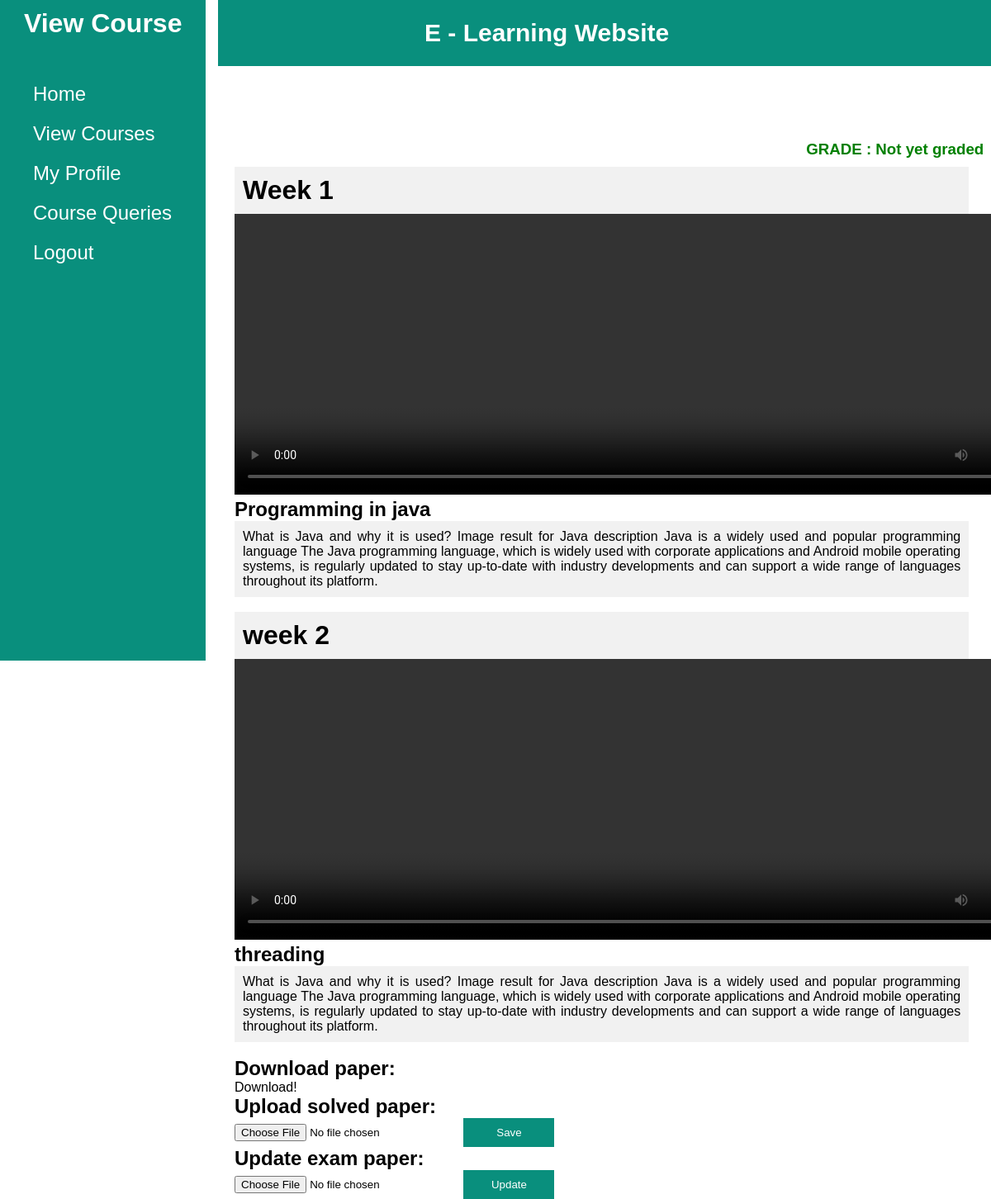
Screenshot of /studentviewcourse.php?courseid=2 with the database file from the repository.
### tables this page shows
CREATE TABLE `course_modules` (
  `module_id` int(50) NOT NULL,
  `module_week` varchar(50) NOT NULL,
  `module_video` varchar(200) NOT NULL,
  `module_name` varchar(50) NOT NULL,
  `module_description` varchar(5000) NOT NULL,
  `courseid` int(50) NOT NULL
);

### studentviewcourse.php (the view, shortened to what this page needs)
<?php
    include('db.php');
 ?>
<!DOCTYPE html>
<html lang="en">
<head>
    <link rel="stylesheet"  href="./css/checkCourse.css">
</head>
<div class="side-bar">
  <div class="logo-name">
      <h1>View Course</h1>
  </div>
  <ul>
            <li><a href="./Student Dashboard.php">Home</a></li>
            <li><a href="./studentregisteredcourses.php">View Courses</a></li>
            <li><a href="./Student Profile.php">My Profile</a></li>
            <li><a href="./studentchat.php?Queriesid=<?php echo $_GET['courseid']?>">Course Queries</a></li>
            <li><a href="./logout.php">Logout</a></li>
  </ul>
</div>
<div class="container">
  <div class="header">
    <h5>E - Learning Website</h5>
      <div class="user">
      </div>
  </div>
  <div class="content">
  <?php
       $sql3 =" SELECT `grade` FROM `student_attempt_exam` WHERE courseid = ".$_GET['courseid']." && studentid = '".$_SESSION['id']."' ";
            $result = $conn->query($sql3);
            $row = $result->fetch_assoc() ;
            if($row == false){
                echo "<h3> GRADE : Not yet graded </h3>" ;
            }else
            {
              echo "<h3> GRADE :  '" .$row['grade'] ."'</h3>" ;
            }
          ?>
<?php
               $sql=" SELECT  `module_week`, `module_video`, `module_name`, `module_description`, `courseid` FROM `course_modules` WHERE courseid='".$_GET['courseid']."' ";
                $result = $conn->query($sql);
               if($result->num_rows > 0){
            while($row = $result->fetch_assoc()) {
         ?>
          <h1><?php echo $row['module_week'] ?></h1>
          <video src="<?php echo $row['module_video'] ?>" width="1000" height="340" controls>
           </video>
           <h2>
             <?php echo $row['module_name'] ?>
           </h2>
           <p>
              <?php echo $row['module_description']?>
           </p>
         <br>
            <?php
                }
               }
             ?>
     <div id="down">
        <h2>Download paper: </h2>
        <?php
             $sql1= "SELECT  `examfile` FROM `teacheruploadexam` WHERE course_id ='".$_GET['courseid']."' " ;
             $result=$conn->query($sql1);
              if($result->num_rows > 0){
               $row = $result->fetch_assoc() ;
                ?>
               <a id="download" name="download" href="<?php echo "http://localhost/mb/".$row['examfile'] ?>" >Download!</a>
              <?php
             }
        ?>
     </div>
       <form method="post" action="#" enctype="multipart/form-data">
        <label for="pdffile"><h2>Upload solved paper: </h2></label>
        <input type="file" id="pdffile" name="pdffile" required>
        <Button type="submit" class="align"> Save </Button>
     </form>
      <form method="post" action="#" enctype="multipart/form-data">
        <label for="Pdffile"><h2>Update exam paper: </h2></label>
        <input type="file" id="Pdffile" name="Pdffile" required>
        <Button type="submit" class="align" name="Update"> Update </Button>
     </form>
   </div>
 </div>
</body>
</html>

### css/checkCourse.css (style rules this page uses)
* { margin: 0; padding: 0; box-sizing: border-box; font-family: sans-serif; }
li { list-style: none; color: white; }
a { text-decoration: none; color: white; }
#download { text-decoration: none; color: black; padding: 20px; }
.logo-name h1 { color: white; }
.side-bar { position: fixed; background: #098F7D; width: 20.78vw; min-height: 100vh; display: flex; flex-direction: column; }
.side-bar .logo-name { margin-top: 10px; height: 10vh; display: flex; justify-content: center; }
.side-bar li { font-size: 24px; padding: 10px 40px; display: flex; align-items: center; color: white; }
.container { position: sticky; left: 300px; width: 78vw; height: 100vh; }
.container .header { width: 80vw; height: 10vh; display: flex; align-items: center; justify-content: center; background: #098F7D; }
.container .user { flex: 1; padding-right: 110px; color: white; font-weight: bold; font-size: 15px; text-transform: uppercase; text-align: center; }
.container .content { position: relative; margin-top: 10vh; min-height: 90vh; }
#down { display: inline-block; }
h5 { color: white; text-align: center; font-size: 30px; padding: 250px; }
.content input { padding-left: 20px; border: none; }
.logo-name { margin-top: 4vh; }
Button { width: 110px; height: 35px; border: none; background: #098F7D; color: white; padding: 10px 10px; text-align: center; margin-left: 20px; }
.content h1 { align-items: center; border: none; background: #f1f1f1; padding: 10px; height: 10%; width: 95%; margin-left: 20px; }
.content h3 { border: none; text-align: right; padding: 10px; height: 10%; width: 98%; color: green; margin-left: 20px; }
.content p { align-items: center; border: none; background: #f1f1f1; padding: 10px; height: 10%; width: 95%; text-align: justify; margin-left: 20px; }
h2 { margin-left: 20px; }
video { margin-left: 20px; }

### rows the page displays
course_modules: module_week "Week 1", module_name "Programming in java", module_description "What is Java and why it is used? Image result for Java description Java is a widely used and popular programming language The Java programming language, which is widely used with corporate applications and Android mobile operating systems, is regularly updated to stay up-to-date with industry developments and can support a wide range of languages throughout its platform."
course_modules: module_week "week 2", module_name "threading", module_description "What is Java and why it is used? Image result for Java description Java is a widely used and popular programming language The Java programming language, which is widely used with corporate applications and Android mobile operating systems, is regularly updated to stay up-to-date with industry developments and can support a wide range of languages throughout its platform."
